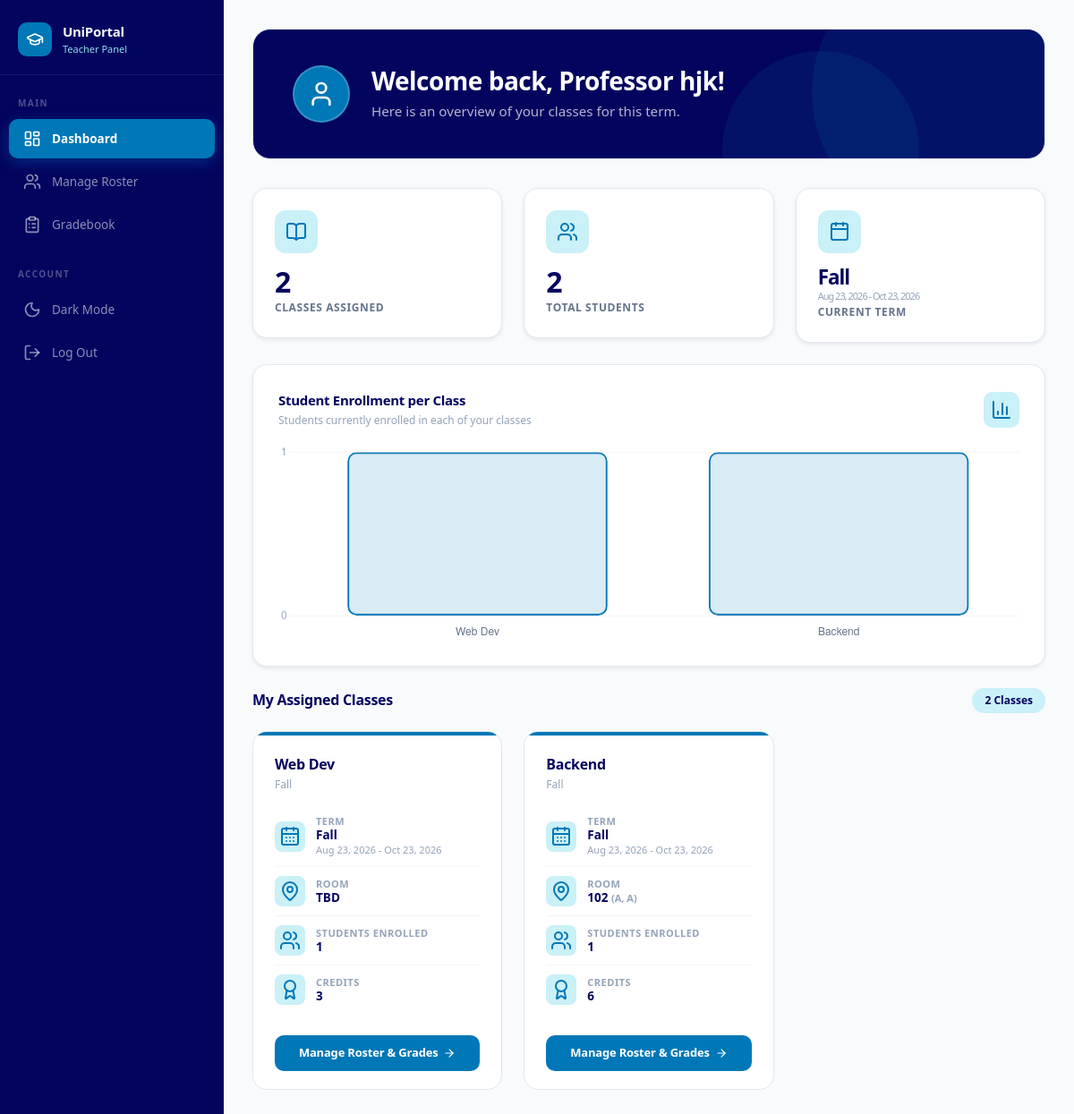
/teacher/dashboard/ (signed in), run on the app's committed database.
### myapp/models.py (models this page shows, shortened)
class User(AbstractUser):
    pass

class Class(models.Model):
    class_id = models.TextField()
    subject = models.ForeignKey(Subject, on_delete=models.CASCADE)
    teacher = models.ForeignKey(Teacher, on_delete=models.SET_NULL, null=True)
    term = models.ForeignKey(Term, on_delete=models.CASCADE)
    room = models.ForeignKey(Room, on_delete=models.SET_NULL, null=True, blank=True)

class Term(models.Model):
    name = models.CharField(max_length=255)
    start_date = models.DateField(null=True, blank=True)
    end_date = models.DateField(null=True, blank=True)

class Subject(models.Model):
    department = models.ForeignKey(Department, on_delete=models.CASCADE)
    name = models.CharField(max_length=255)
    credits = models.IntegerField(default=3)

class Room(models.Model):
    name = models.CharField(max_length=100)
    building = models.CharField(max_length=255)
    campus = models.CharField(max_length=255)

### myapp/views.py (the view)
# urls.py: path('teacher/dashboard/', views.teacher_dashboard, name='teacher_dashboard'),
@login_required(login_url='/login')
def teacher_dashboard(request):
    try:
        classes = request.user.teacher.class_set.select_related('subject', 'term', 'room').annotate(
            student_count=Count('enrollment')
        ).all()
    except AttributeError:
        classes = []
    context = {
        'classes': classes,
    }
    return render(request, 'myapp/teacher_dashboard.html', context)

### myapp/templatetags/custom_tags.py (called while the page is built)
@register.filter
def sum_attr(items, attr_name):
    total = 0
    for item in items:
        value = getattr(item, attr_name, 0)
        try:
            total += float(value)
        except (TypeError, ValueError):
            continue
    if total.is_integer():
        return int(total)
    return total

### myapp/templates/myapp/teacher_dashboard.html (shortened to what this page needs)
{% extends 'myapp/base.html' %}
{% load static custom_tags %}
{% block active_teacher_dashboard %}active{% endblock %}
{% block content %}
<div class="hero-banner">
  <div class="d-flex align-items-center gap-4">
    <div class="hero-avatar">
      <i data-lucide="user" style="width:32px;height:32px"></i>
    </div>
    <div style="z-index:1">
      <h2>Welcome back, Professor {{ user.last_name|default:user.username }}!</h2>
      <p>Here is an overview of your classes for this term.</p>
    </div>
  </div>
</div>
<div class="row g-4 mb-4">
  <div class="col-sm-6 col-lg-4">
    <div class="stat-card stat-purple shadow-sm">
      <div class="stat-icon">
        <i data-lucide="book-open"></i>
      </div>
      <div class="stat-value">{{ classes|length }}</div>
      <div class="stat-label">Classes Assigned</div>
    </div>
  </div>
  <div class="col-sm-6 col-lg-4">
    <div class="stat-card stat-blue shadow-sm">
      <div class="stat-icon">
        <i data-lucide="users"></i>
      </div>
      <div class="stat-value">{{ classes|sum_attr:"student_count" }}</div>
      <div class="stat-label">Total Students</div>
    </div>
  </div>
  <div class="col-sm-6 col-lg-4">
    <div class="stat-card stat-green shadow-sm">
      <div class="stat-icon">
        <i data-lucide="calendar"></i>
      </div>
      <div class="stat-value" style="font-size:1.4rem">
        {% with first_class=classes|first %}
          {{ first_class.term.name|default:"N/A" }}
          {% if first_class.term.start_date and first_class.term.end_date %}
            <span class="d-block" style="font-size: 11px; font-weight: 500; margin-top: 4px; color: var(--text-muted);">
              {{ first_class.term.start_date|date:"M d, Y" }} - {{ first_class.term.end_date|date:"M d, Y" }}
            </span>
          {% endif %}
        {% endwith %}
      </div>
      <div class="stat-label">Current Term</div>
    </div>
  </div>
</div>
<div class="chart-card shadow-sm mb-4">
  <div class="d-flex align-items-center justify-content-between mb-3">
    <div>
      <div class="chart-title">Student Enrollment per Class</div>
      <div class="chart-sub">Students currently enrolled in each of your classes</div>
    </div>
    <div class="chart-icon-wrap">
      <i data-lucide="bar-chart-3"></i>
    </div>
  </div>
  <canvas id="enrollmentChart" height="80"></canvas>
</div>
<div class="section-header">
  <h5>My Assigned Classes</h5>
  <span class="section-badge">{{ classes|length }} Classes</span>
</div>
<div class="row row-cols-1 row-cols-md-2 row-cols-xl-3 g-4 mb-5">
  {% for class in classes %}
  <div class="col">
    <div class="class-card h-100">
      <div class="card-accent"></div>
      <div class="card-header-custom">
        <div class="subject-name">{{ class.subject.name }}</div>
        <div class="subject-code">{{ class.term.name }}</div>
      </div>
      <div class="card-body">
        <div class="info-row">
          <div class="info-icon">
            <i data-lucide="calendar-days"></i>
          </div>
          <div>
            <div class="info-label">Term</div>
            <div class="info-value">{{ class.term.name }}</div>
            {% if class.term.start_date and class.term.end_date %}
              <div style="font-size: 11px; margin-top: 1px; color: var(--text-muted);">
                {{ class.term.start_date|date:"M d, Y" }} - {{ class.term.end_date|date:"M d, Y" }}
              </div>
            {% endif %}
          </div>
        </div>
        <div class="info-row">
          <div class="info-icon">
            <i data-lucide="map-pin"></i>
          </div>
          <div>
            <div class="info-label">Room</div>
            <div class="info-value">
              {% if class.room %}
                {{ class.room.name }} <span style="font-size: 11px; color: var(--text-muted);">({{ class.room.building }}, {{ class.room.campus }})</span>
              {% else %}
                TBD
              {% endif %}
            </div>
          </div>
        </div>
        <div class="info-row">
          <div class="info-icon">
            <i data-lucide="users"></i>
          </div>
          <div>
            <div class="info-label">Students Enrolled</div>
            <div class="info-value">{{ class.student_count }}</div>
          </div>
        </div>
        <div class="info-row">
          <div class="info-icon">
            <i data-lucide="award"></i>
          </div>
          <div>
            <div class="info-label">Credits</div>
            <div class="info-value">{{ class.subject.credits }}</div>
          </div>
        </div>
      </div>
      <div class="card-footer-custom">
        <a href="#" class="btn btn-manage">
          Manage Roster &amp; Grades
          <i data-lucide="arrow-right" style="width:14px;height:14px;margin-left:6px"></i>
        </a>
      </div>
    </div>
  </div>
  {% endfor %}
</div>
<script>
(function() {
  const labels = [{% for c in classes %}"{{ c.subject.name }}"{% if not forloop.last %},{% endif %}{% endfor %}];
  const data   = [{% for c in classes %}{{ c.student_count }}{% if not forloop.last %},{% endif %}{% endfor %}];
  if (labels.length === 0) return;
  const ctx = document.getElementById('enrollmentChart');
  new Chart(ctx, {
    type: 'bar',
    data: {
      labels: labels,
      datasets: [{
        label: 'Students Enrolled',
        data: data,
        backgroundColor: 'rgba(0, 119, 182, 0.15)',
        borderColor: '#0077b6',
        borderWidth: 2,
        borderRadius: 10,
        borderSkipped: false,
        hoverBackgroundColor: 'rgba(0, 119, 182, 0.3)',
      }]
    },
    options: {
      responsive: true,
      animation: { duration: 800, easing: 'easeOutQuart' },
      plugins: {
        legend: { display: false },
        tooltip: {
          backgroundColor: '#03045e',
          titleFont: { weight: '600' },
          cornerRadius: 8,
          padding: 10,
          callbacks: {
            label: ctx => ` ${ctx.parsed.y} students`
          }
        }
      },
      scales: {
        y: {
          beginAtZero: true,
          grid: { color: 'rgba(0,0,0,0.04)', drawBorder: false },
          ticks: { precision: 0, color: '#94a3b8', font: { size: 12 } },
          border: { display: false }
        },
        x: {
          grid: { display: false },
          ticks: { color: '#64748b', font: { size: 12 } },
          border: { display: false }
        }
      }
    }
  });
})();
</script>
{% endblock %}

### data on the page
User: last_name "hjk"
Class: classes "2", term.name "Fall", term.start_date "Aug 23, 2026", term.end_date "Oct 23, 2026", subject.name "Web Dev", shows "TBD", student_count "1", subject.credits "3"
Class: subject.name "Backend", term.name "Fall", term.start_date "Aug 23, 2026", term.end_date "Oct 23, 2026", room.name "102", room.building "A", room.campus "A", student_count "1", subject.credits "6"

### other printed values
{{ classes|length }} "2"
chart data {{ c.subject.name }} Web Dev, Backend
chart data {{ c.student_count }} 1, 1
